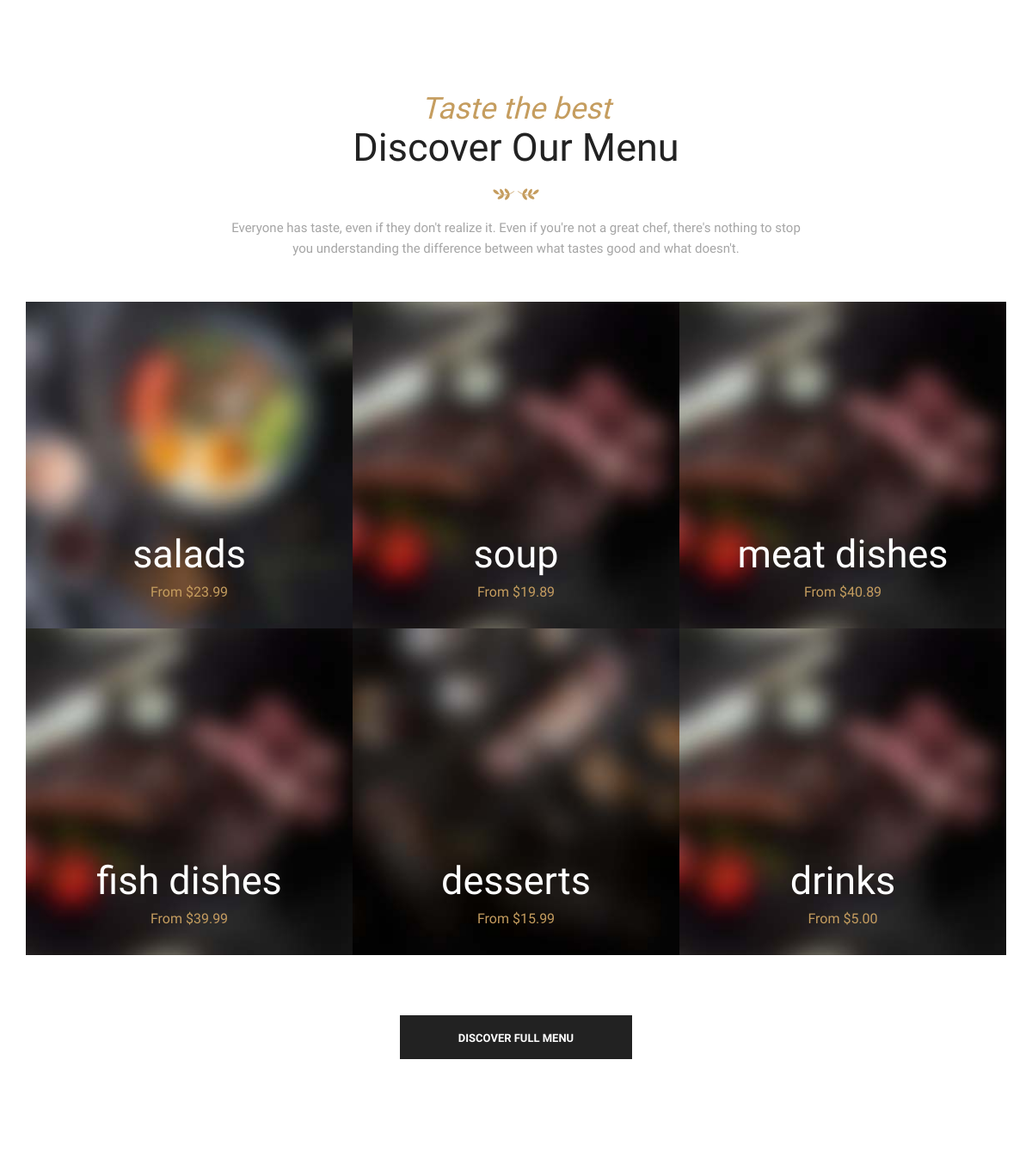
The app's page / (middle part), older data.
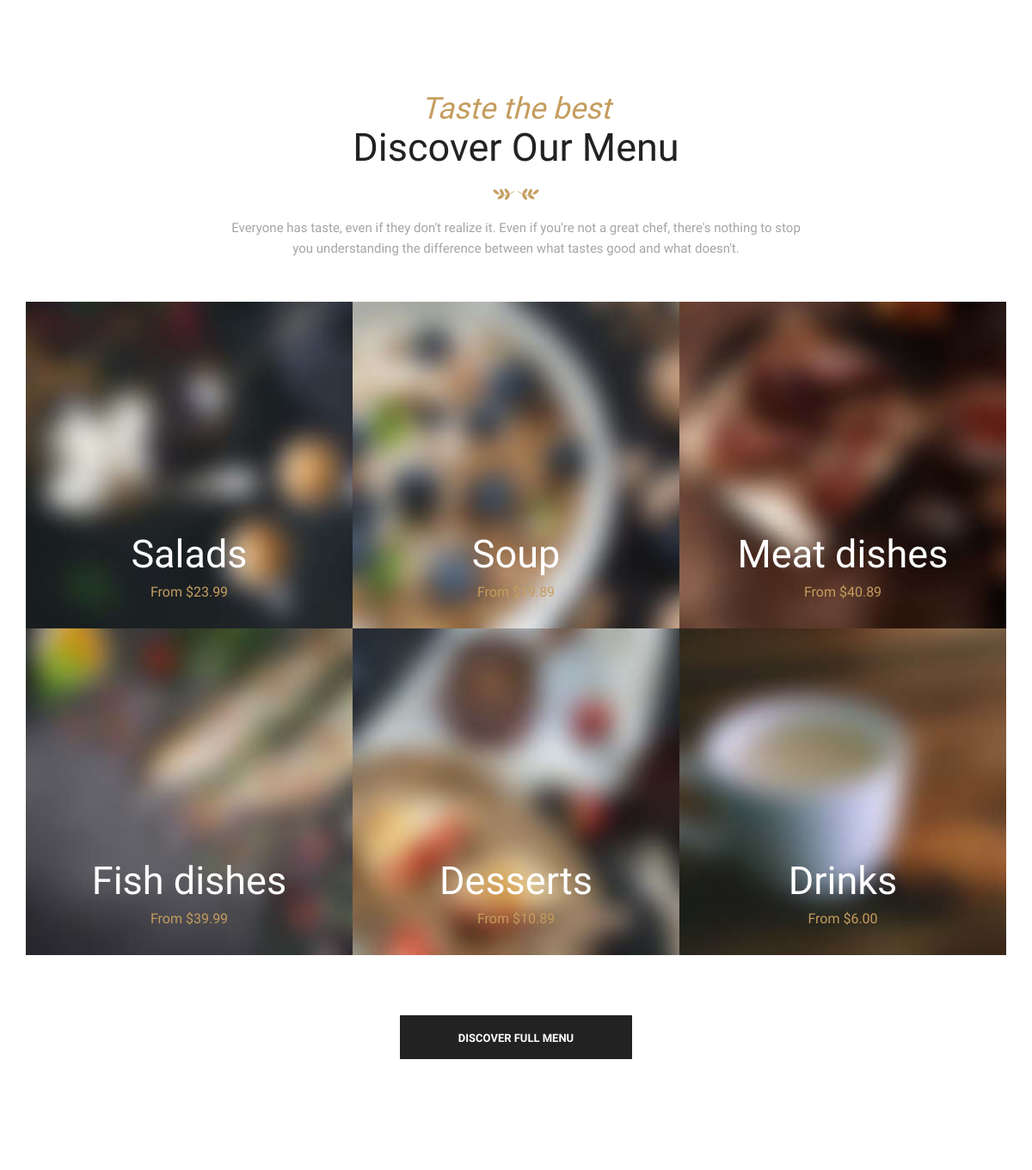
The same page, newer data.
### menu/models.py (models this page shows, shortened)
class Category(models.Model):
    name = models.CharField(max_length=100, verbose_name='Name category')
    order = models.IntegerField(default=0, verbose_name='Order')
    image = models.ImageField(upload_to='menu_images/', blank=True, null=True)
    image_background = models.ImageField(upload_to='menu_images/', default='menu_images/default.png')
    class Meta:
        verbose_name = "Category"
        verbose_name_plural = "Categories"
        ordering = ['order']

class MenuItem(models.Model):
    MEAL_TYPE_CHOICES = [
        ('breakfast', 'Завтрак'),
        ('lunch', 'Обед'),
        ('dinner', 'Ужин'),
        ('any', 'Любое время'),
    ]
    name = models.CharField(max_length=200)
    description = models.TextField()
    ingredients = models.TextField()
    price = models.DecimalField(max_digits=8, decimal_places=2)
    category = models.ForeignKey('Category', on_delete=models.CASCADE)
    meal_types = models.ManyToManyField(
        'MealType',
        verbose_name='Тип блюда',
        blank=True
    )
    image = models.ImageField(upload_to='menu_images/', blank=True)
    image_dish = models.ImageField(upload_to='menu_images/', default='menu_images/default.png')
    calories = models.IntegerField(blank=True, null=True)
    is_special = models.BooleanField(default=False)
    is_new = models.BooleanField(default=False)
    cooking_time = models.IntegerField(default=15)
    stop_list = models.BooleanField(default=False)
    class Meta:
        verbose_name = 'Блюдо'
        verbose_name_plural = 'Блюда'
        ordering = ['category__order', 'name']

### web_restaurant/views.py (the view)
# urls.py: 2. Add a URL to urlpatterns:  path('', views.home, name='home')
def home(request):
    special_dishes = MenuItem.objects.filter(is_special=True)[:6]
    new_dishes = MenuItem.objects.filter(is_new=True)[:2]
    if len(special_dishes) < 6:
        additional_dishes = MenuItem.objects.exclude(is_special=True)[:6 - len(special_dishes)]
        special_dishes = list(special_dishes) + list(additional_dishes)
        new_dishes = list(new_dishes) + list(additional_dishes)
    menu_categories = Category.objects.all()[:6]
    category_dishes = []
    for category in menu_categories:
        dish = MenuItem.objects.filter(category=category).first()
        if dish:
            category_dishes.append({
                'category': category,
                'dish': dish
            })
        category.menu_items = MenuItem.objects.filter(category=category)[:6]
    reviews = Review.objects.filter(is_published=True)[:6]
    chefs = Chef.objects.filter(is_active=True).order_by('order')[:4]
    context = {
        'special_dishes': special_dishes,
        'new_dishes': new_dishes,
        'menu_categories': menu_categories,
        'category_dishes': category_dishes,
        'reviews': reviews,
        'chefs': chefs,
    }
    return render(request, 'home.html', context)

### reviews/models.py (called while the page is built)
    def get_stars(self):
        full_stars = self.rating
        empty_stars = 5 - full_stars
        stars_html = ''
        for i in range(full_stars):
            stars_html += '<i class="fa fa-star"></i>'
        for i in range(empty_stars):
            stars_html += '<i class="fa fa-star-o"></i>'
        return stars_html

### web_restaurant/context_processors.py (called while the page is built)
def nav_active(request):
    current_url_name = request.resolver_match.url_name if request.resolver_match else None
    current_url_namespace = request.resolver_match.namespace if request.resolver_match else None
    current_full_path = request.get_full_path()
    has_anchor = '#' in current_full_path
    current_anchor = current_full_path.split('#')[1] if has_anchor else None
    return {
        'current_url_name': current_url_name,
        'current_url_namespace': current_url_namespace,
        'current_full_path': current_full_path,
        'current_anchor': current_anchor,
    }

### templates/home.html (shortened to what this page needs)
{% extends 'base.html' %}
{% load static %}
{% block content %}
<section id="menu9" class="menu menu-9 bg-white text-center">
    <div class="container">
        <div class="row mb-50 heading">
            <div class="col-xs-12 col-sm-12 col-md-8 col-md-offset-2">
                <div class="heading heading-1 text--center">
                    <p class="heading--subtitle">Taste the best</p>
                    <h2 class="heading--title">Discover Our Menu</h2>
                    <div class="divider--shape-4"></div>
                    <p class="heading--desc">Everyone has taste, even if they don't realize it. Even if you're not a great chef, there's nothing to stop you understanding the difference between what tastes good and what doesn't.</p>
                </div>
            </div>
        </div>
        {% for item in category_dishes %}
        <div class="row">
            <div class="col-xs-12 col-sm-6 col-md-4 pd-0">
                <div class="dish-panel">
                    <a href="{% url 'menu:list' %}">
                        <div class="dish--img">
                            {% if item.category.image and item.category.image.url %}
                            <img src="{{ item.category.image.url }}" alt="{{ item.category.name }}">
                            {% else %}
                            <img src="{% static 'img/6.jpg' %}" alt="{{ item.category.name }}">
                            {% endif %}
                        </div>
                        <div class="dish--content text--center">
                            <h3 class="dish--title">{{ item.category.name }}</h3>
                            <span class="dish--price">From ${{ item.dish.price }}</span>
                        </div>
                    </a>
                </div>
            </div>
            {% endfor %}
        </div>
        <div class="row text-center mt-70">
            <div class="col-xs-12 col-sm-12 col-md-12">
                <a class="btn btn--secondary btn--lg" href="{% url 'menu:list' %}">Discover Full Menu</a>
            </div>
        </div>
    </div>
</section>
      <section id="team1" class="team team-1 team-shadow bg-white">
      </section>
{% endblock %}

Row changes from the older to the newer data that the page shows:
changed Category: category.image: a different picture; category.name "salads" → "Salads"
changed Category: category.image: picture added; category.name "soup" → "Soup"
changed Category: category.image: picture added; category.name "meat dishes" → "Meat dishes"
changed Category: category.image: picture added; category.name "fish dishes" → "Fish dishes"
changed Category: category.image: a different picture; category.name "desserts" → "Desserts"; dish.price "15.99" → "10.89"
changed Category: category.image: picture added; category.name "drinks" → "Drinks"; dish.price "5.00" → "6.00"
